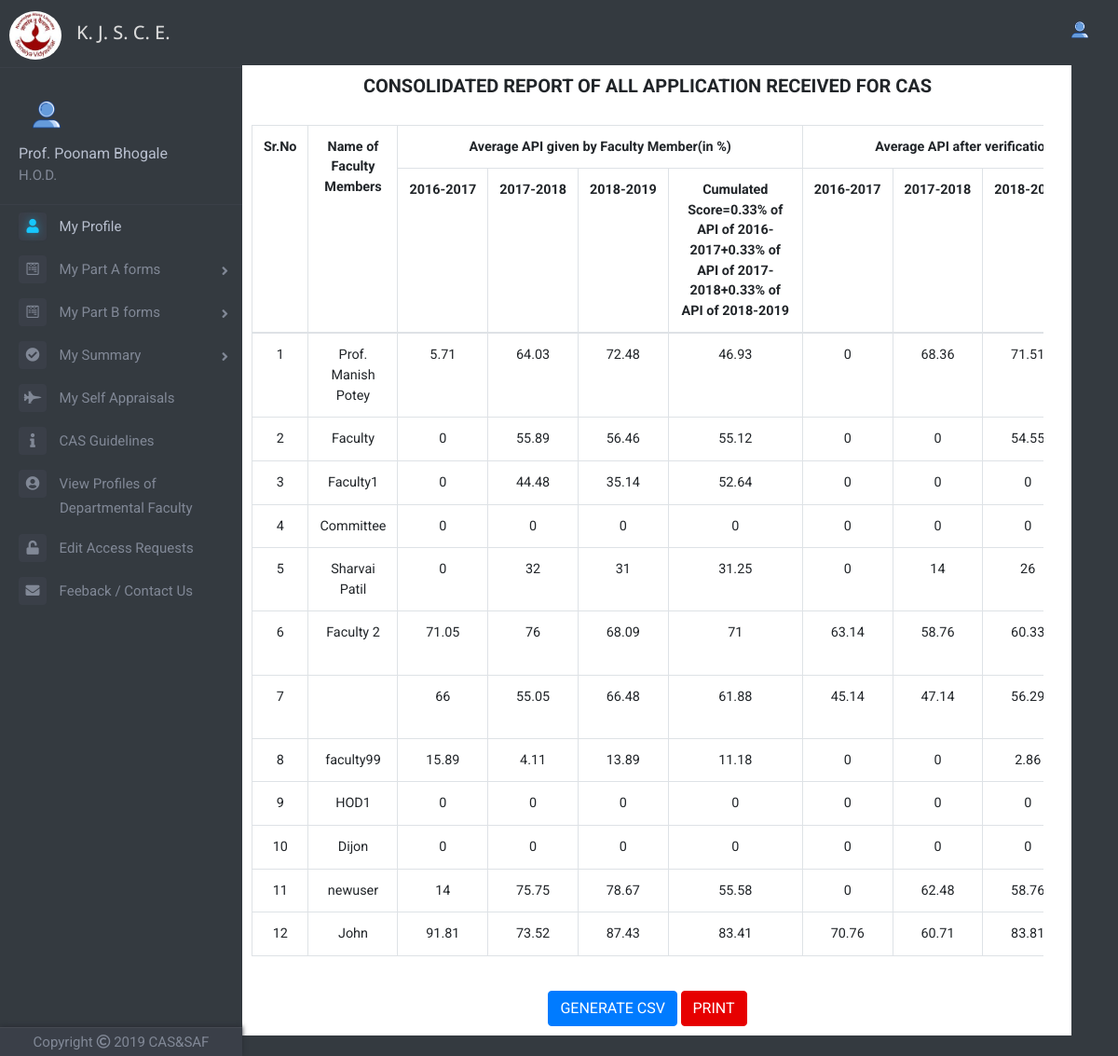
Page /finalsummary.php (signed in) on the committed database.
### tables this page shows
CREATE TABLE `faculty_table` (
  `id` int(11) NOT NULL,
  `faculty_name` varchar(100) NOT NULL,
  `email` varchar(50) NOT NULL,
  `password` varchar(256) NOT NULL,
  `ecode` varchar(200) NOT NULL,
  `date_of_joining` date NOT NULL,
  `department` varchar(50) NOT NULL,
  `mobileno` bigint(11) NOT NULL DEFAULT '0',
  `profilePicLocation` varchar(100) NOT NULL DEFAULT 'defaults/default_userprofile_pic.png',
  `faculty` int(11) NOT NULL DEFAULT '0',
  `hod` int(11) NOT NULL DEFAULT '0',
  `committee` int(11) NOT NULL DEFAULT '0',
  `principal` int(11) NOT NULL DEFAULT '0',
  `admin` int(11) NOT NULL DEFAULT '0'
);

CREATE TABLE `summary_table` (
  `id` int(11) NOT NULL,
  `year` int(11) NOT NULL,
  `facultyId` int(11) NOT NULL,
  `selfPP` float NOT NULL DEFAULT '0',
  `selfA` float NOT NULL DEFAULT '0',
  `selfB` float NOT NULL DEFAULT '0',
  `self_avgpi` float NOT NULL DEFAULT '0',
  `hodPP` float NOT NULL DEFAULT '0',
  `hodA` float NOT NULL DEFAULT '0',
  `hodB` float NOT NULL DEFAULT '0',
  `hod_avgpi` float NOT NULL DEFAULT '0',
  `committeePP` float NOT NULL DEFAULT '0',
  `committeeA` float NOT NULL DEFAULT '0',
  `committeeB` float NOT NULL DEFAULT '0',
  `committee_avgpi` float NOT NULL DEFAULT '0',
  `hodremarkscum` varchar(200) NOT NULL,
  `final_recomm` varchar(200) NOT NULL
);

### finalsummary.php (the view, shortened to what this page needs)
<?php
include 'dbh.php';
$viewerId=mysqli_real_escape_string($conn,$_SESSION['id']);
$sqlx="SELECT profilePicLocation, hod, committee FROM faculty_table WHERE id='$viewerId'";
$resultx=mysqli_query($conn,$sqlx);
$rowx=mysqli_fetch_assoc($resultx);
$profilePicLocation=$rowx['profilePicLocation'];
include 'top.php';
include 'left-nav.php';
?>
<div class="container">
    <div class="row justify-content-center">
    	<div class="col offset-md-2 parta" id="summary-container">
	    	<header>
	    		<h2 class="heading"><b>CONSOLIDATED REPORT OF ALL APPLICATION RECEIVED FOR CAS</b></h2><br>
	    	</header>
	    	<div class="container">
				<div class="row clearfix">
					<div class="col-md-12 column">
						<div class="admin-table">
						<table class="table table-bordered table-hover" id="tab-summary">
							<tr>
								<th class="text-center" rowspan="2">Sr.No</th>
								<th class="text-center" rowspan="2">Name of Faculty Members</th>
								<th class="text-center" colspan="4">Average API given by Faculty Member(in %)</th>
								<th class="text-center" colspan="4">Average API after verification by HOD(in %)</th>
							</tr>
							<tr>
								<th><?php echo $previousyear-3; ?>-<?php echo $previousyear-2; ?></th>
								<th><?php echo $previousyear-2; ?>-<?php echo $previousyear-1; ?></th>
								<th><?php echo $previousyear-1; ?>-<?php echo $previousyear; ?></th>
								<th>Cumulated Score=0.33% of API of <?php echo $previousyear-3; ?>-<?php echo $previousyear-2; ?>+0.33% of API of <?php echo $previousyear-2; ?>-<?php echo $previousyear-1; ?>+0.33% of API of <?php echo $previousyear-1; ?>-<?php echo $previousyear; ?></th>
								<th><?php echo $previousyear-3; ?>-<?php echo $previousyear-2; ?></th>
								<th><?php echo $previousyear-2; ?>-<?php echo $previousyear-1; ?></th>
								<th><?php echo $previousyear-1; ?>-<?php echo $previousyear; ?></th>
							</tr>
							<tbody>
								<?php
								$sql="SELECT facultyId, selfPP, selfA, selfB, self_avgpi, hodPP, hodA, hodB, hod_avgpi, committeePP, committeeA, committeeB, committee_avgpi, final_recomm FROM summary_table WHERE year='$previousyear'";
								$result=mysqli_query($conn, $sql);
								if(mysqli_num_rows($result)>0)
								{
									$counter=1;
									while($row=mysqli_fetch_assoc($result))
									{
										$facultyId=mysqli_real_escape_string($conn, $row['facultyId']);
										$sqln="SELECT faculty_name FROM faculty_table WHERE id='$facultyId'";
										$resultn=mysqli_query($conn, $sqln);
										$rown=mysqli_fetch_assoc($resultn);
										$faculty_name=$rown['faculty_name'];
										?>
										<tr>
											<td><?php echo $counter; ?></td>
											<td><?php echo $faculty_name; ?></td>
											<td><?php echo $row['selfPP']; ?></td>
											<td><?php echo $row['selfA']; ?></td>
											<td><?php echo $row['selfB']; ?></td>
											<td><?php echo $row['self_avgpi']; ?></td>
											<td><?php echo $row['hodPP']; ?></td>
											<td><?php echo $row['hodA']; ?></td>
											<td><?php echo $row['hodB']; ?></td>
										</tr>
										<?php
										$counter+=1;
									}
								}
								else
								{
									?>
									<td colspan="12"><p class="text-center">No results</p></td>
									<?php
								}
								?>
							</tbody>
						</table>
						</div>
					</div>
				</div>
			</div>
			<br>
			<a href="generate_fs_csv.php" target="_blank" class="btn btn-primary" style="margin-bottom: 10px">
	  			GENERATE CSV
			</a>
			<button type="button" class="btn btn-success" onclick="myFunction()" id="fs-print-form" data-toggle="tooltip" data-placement="bottom" style="background-color: #e60000;border: 1px solid #e60000;margin-bottom: 10px">
	  			PRINT
			</button>
	    </div>
	</div>
	<br>
</div>
</body>
</html>

### top.php (shortened to what this page needs)
<!DOCTYPE html>
<html>
<head>
	<link rel="stylesheet" href="https://maxcdn.bootstrapcdn.com/bootstrap/4.1.3/css/bootstrap.min.css">
	<link href="https://stackpath.bootstrapcdn.com/font-awesome/4.7.0/css/font-awesome.min.css" rel="stylesheet">
	<link href="//netdna.bootstrapcdn.com/font-awesome/4.1.0/css/font-awesome.min.css" rel="stylesheet">
	<link rel="stylesheet" type="text/css" href="Frontend/global.css">
	<link rel="stylesheet" href="https://cdnjs.cloudflare.com/ajax/libs/animate.css/3.7.0/animate.min.css">
	<link rel="stylesheet" href="https://use.fontawesome.com/releases/v5.6.3/css/all.css">
</head>
<body>
		<nav class="navbar navbar-expand-lg sticky-top navbar-dark bg-dark" style="height: 50px">
	  	<a class="navbar-brand" href="index.php"><img src="img\logo1.jpg" style="width: 56px;height: 52px;margin-left: -6px;border-radius: 50%;margin-top: 26px"></a>
	  	<h3 class="text-left index-h1" style="font-size: 20px;margin-top: 27px">K. J. S. C. E.</h3>
	  	<div class="collapse navbar-collapse" id="navbarSupportedContent">
		    <ul class="navbar-nav ml-auto">
		      	<?php
		      	if(!isset($_SESSION['id']))
		      	{
			      	?>
			      	<li class="nav-item">
			      	</li>
			      	<?php
			    }
			    else
			    {
			    	?>
			      	<li class="nav-item dropdown">
				        <img class="nav-link dropdown-toggle" src="<?php echo $profilePicLocation; ?>" width="50px" height="50px" style="overflow: hidden;border-radius: 50%;display:block;margin:0 auto;object-fit: cover;cursor: pointer;margin-top: 13px" id="navbarDropdown" role="button" data-toggle="dropdown" aria-haspopup="true" aria-expanded="false">
			      	</li>
			      	<?php
		      	}
		      	?>
		    </ul>
	  	</div>
	</nav>

### left-nav.php (shortened to what this page needs)
<?php
$uid=mysqli_real_escape_string($conn,$_SESSION['id']);
$sqlp="SELECT profilePicLocation, faculty_name, admin, hod, committee FROM faculty_table WHERE id='$uid'";
$resultp=mysqli_query($conn,$sqlp);
$rowp=mysqli_fetch_assoc($resultp);
$profilePicLocation=$rowp['profilePicLocation'];
$faculty_name=$rowp['faculty_name'];
$hod=$rowp['hod'];
$committee=$rowp['committee'];
$admin=$rowp['admin'];
?>
<div class="page-wrapper chiller-theme toggled">
	<nav id="sidebar" class="sidebar-wrapper sm-hidden">
		<div class="sidebar-content">
			<div class="sidebar-brand">
				<div id="close-sidebar">
				</div>
			</div><br>
			<div class="sidebar-header">
				<div class="user-pic">
					<img class="img-responsive img-rounded" src="<?php echo $profilePicLocation; ?>"
						alt="User picture">
				</div>
				<div class="user-info">
					<span class="user-name" style="font-size: 16px">
						<?php echo $faculty_name; ?>
					</span>
					<?php
					if($hod==1)
					{
						?>
						<span class="user-role" style="font-size: 15px">H.O.D.</span>
				 		<?php
				 	}
						?>
				</div>
			</div>
			<?php
			$currentyear=date("Y");
			if(date("m")>=7)
		    {
		    	$currentyear+=1;
		    }
			$previousyear=$currentyear-1;
			?>
			<div class="sidebar-menu">
				<ul>
					<li class="sidebar-dropdown active">
						<a href="userprofile.php">
							<i class="fas fa-user" style="font-size: 15px"></i>
							<span style="font-size: 15px">My Profile</span>
						</a>
					</li>
					<li class="sidebar-dropdown dropdown-arrow">
						<a>
							<i class="fab fa-wpforms" style="font-size: 15px"></i>
							<span style="font-size: 15px;cursor:pointer">My Part A forms</span>
						</a>
					</li>
					<li class="sidebar-dropdown dropdown-arrow">
						<a>
							<i class="fab fa-wpforms" style="font-size: 15px"></i>
							<span style="font-size: 15px;cursor:pointer">My Part B forms</span>
						</a>
					</li>
					<li class="sidebar-dropdown dropdown-arrow">
						<a>
							<i class="fa fa-check-circle" aria-hidden="true" style="font-size: 15px"></i>
							<span style="font-size: 15px;cursor:pointer">My Summary</span>
						</a>
					</li>
					<li class="sidebar-dropdown">
						<a href="self-appraisals.php?id=<?php echo $_SESSION['id']; ?>">
							<i class="fas fa-fighter-jet" style="font-size: 15px"></i>
							<span style="font-size: 15px">My Self Appraisals</span>
						</a>
					</li>
					<li class="sidebar-dropdown">
						<a href="guidelines.php">
							<i class="fas fa-info" style="font-size: 15px"></i>
							<span style="font-size: 15px">CAS Guidelines</span>
						</a>
					</li>
					<?php
					if($hod==1)
					{
						?>
						<li class="sidebar-dropdown">
							<a href="viewprofiles.php">
								<i class="fas fa-user-circle" style="font-size: 15px"></i>
								<span style="font-size: 15px">View Profiles of <span style="margin-left:44px">Departmental Faculty</span></span>
							</a>
						</li>
						<?php
					}
						?>
						<?php
					if($admin==1 || $hod==1 || $committee==1)
					{
						?>
						<li class="sidebar-dropdown">
							<a href="request-edit-access-panel.php">
								<i class="fas fa-unlock" style="font-size: 15px"></i>
								<span style="font-size: 15px">Edit Access Requests</span>
							</a>
						</li>
						<?php
					}
					?>
					<li class="sidebar-dropdown">
						<a href="feedback.php">
							<i class="fa fa-envelope" style="font-size: 15px"></i>
							<span style="font-size: 15px">Feeback / Contact Us</span>
						</a>
					</li>
				</ul>
			</div>
		</div>
		<div class="sidebar-footer">
			<a>
				<p style="font-size: 15px">Copyright  <i class="far fa-copyright"></i>  <?php echo $currentyear-1; ?>  CAS&SAF</p>
			</a>
		</div>
	</nav>

### rows in the picture
faculty_table: profilePicLocation (placeholder picture), faculty_name "Prof. Poonam Bhogale"
summary_table: faculty_table.faculty_name "Prof. Manish Potey", selfPP "5.71", selfA "64.03", selfB "72.48", self_avgpi "46.93", hodPP "0", hodA "68.36", hodB "71.51"
summary_table: faculty_table.faculty_name "Faculty", selfPP "0", selfA "55.89", selfB "56.46", self_avgpi "55.12", hodPP "0", hodA "0", hodB "54.55"
summary_table: faculty_table.faculty_name "Faculty1", selfPP "0", selfA "44.48", selfB "35.14", self_avgpi "52.64", hodPP "0", hodA "0", hodB "0"
summary_table: faculty_table.faculty_name "Committee", selfPP "0", selfA "0", selfB "0", self_avgpi "0", hodPP "0", hodA "0", hodB "0"
summary_table: faculty_table.faculty_name "Sharvai Patil", selfPP "0", selfA "32", selfB "31", self_avgpi "31.25", hodPP "0", hodA "14", hodB "26"
summary_table: faculty_table.faculty_name "Faculty 2", selfPP "71.05", selfA "76", selfB "68.09", self_avgpi "71", hodPP "63.14", hodA "58.76", hodB "60.33"
summary_table: selfPP "66", selfA "55.05", selfB "66.48", self_avgpi "61.88", hodPP "45.14", hodA "47.14", hodB "56.29"
summary_table: faculty_table.faculty_name "faculty99", selfPP "15.89", selfA "4.11", selfB "13.89", self_avgpi "11.18", hodPP "0", hodA "0", hodB "2.86"
summary_table: faculty_table.faculty_name "HOD1", selfPP "0", selfA "0", selfB "0", self_avgpi "0", hodPP "0", hodA "0", hodB "0"
summary_table: faculty_table.faculty_name "Dijon", selfPP "0", selfA "0", selfB "0", self_avgpi "0", hodPP "0", hodA "0", hodB "0"
summary_table: faculty_table.faculty_name "newuser", selfPP "14", selfA "75.75", selfB "78.67", self_avgpi "55.58", hodPP "0", hodA "62.48", hodB "58.76"
summary_table: faculty_table.faculty_name "John", selfPP "91.81", selfA "73.52", selfB "87.43", self_avgpi "83.41", hodPP "70.76", hodA "60.71", hodB "83.81"

### other values in the picture
$currentyear-1 "2019"
$previousyear-3 "2016"
$previousyear-2 "2017"
$previousyear-1 "2018"
$previousyear "2019"
